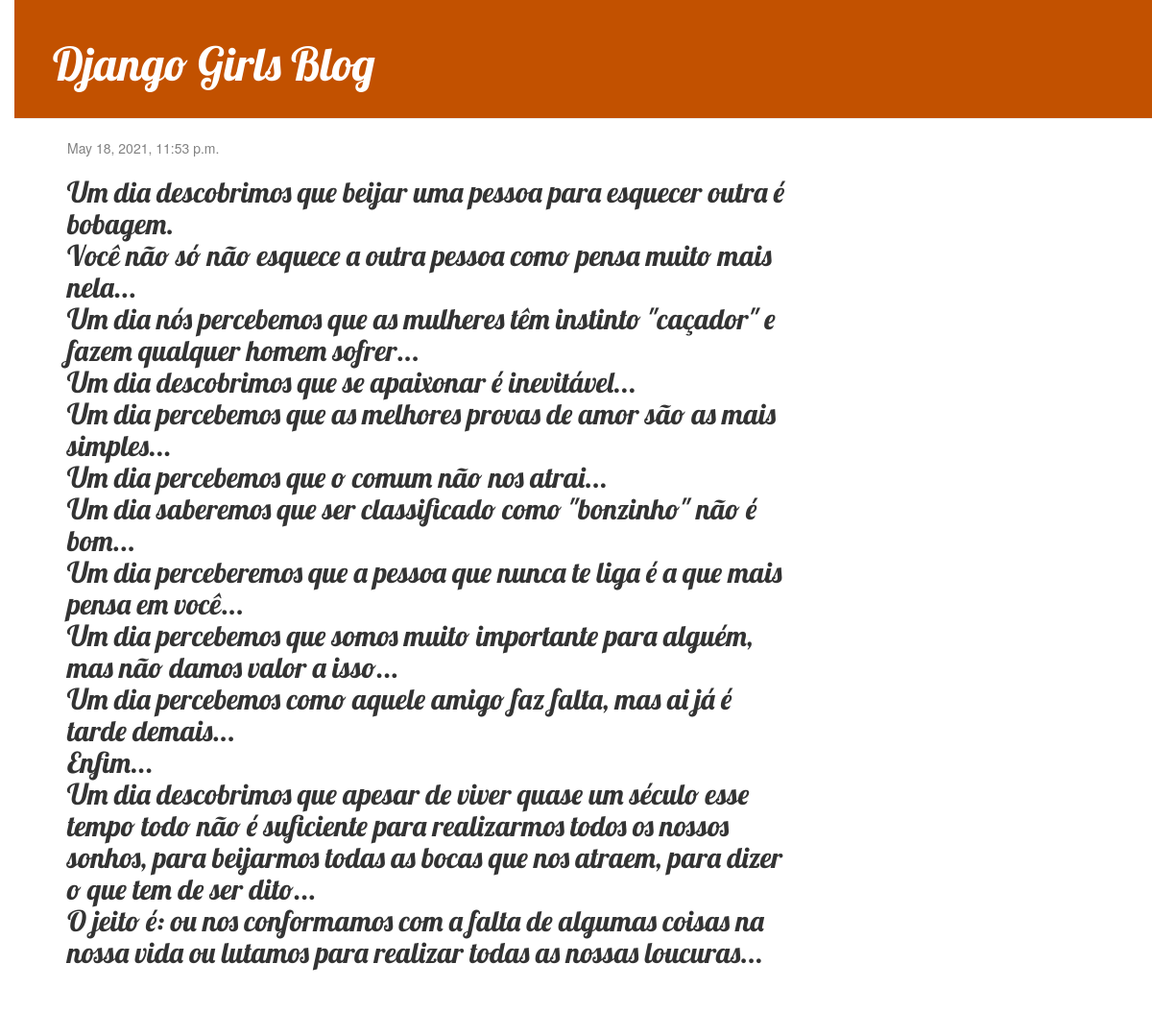
Page /post/6/ on the committed database.
### blog/models.py (models this page shows, shortened)
class Post (models.Model):
    author = models.ForeignKey(settings.AUTH_USER_MODEL , on_delete=models.CASCADE)
    title = models.CharField(max_length=200)
    text = models.TextField()
    created_date = models.DateTimeField(default=timezone.now)
    published_date = models.DateTimeField(blank=True , null=True)

### blog/views.py (the view)
# urls.py: path('post/<int:pk>/', views.post_detail, name='post_detail'),
def post_detail (request, pk):
    post = get_object_or_404(Post, pk=pk)
    return render(request, 'blog/post_detail.html', {'post':post})

### blog/templates/blog/post_detail.html (shortened to what this page needs)
{% extends 'blog/base.html' %}
{% block content %}
    <div class="post">
        {% if post.published_date %}
            <div class="date">
                {{ post.published_date }}
            </div>
        {% endif %}
        <h2>{{ post.text |linebreaksbr }}</h2>
    </div>
{% endblock %}

### blog/static/css/blog.css (style rules this page uses)
body { padding-left: 15px; }
h1, h2, h3, h4 { font-family: 'Lobster', cursive; }
.date { color: #828282; }
.post { margin-bottom: 70px; }

### rows in the picture
Post: published_date "May 18, 2021, 11:53 p.m.", text "Um dia descobrimos que beijar uma pessoa para esquecer outra é bobagem. Você não só não esquece a outra pessoa como pensa muito mais nela... Um dia nós percebemos que as mulheres têm instinto \"caçador\" e fazem qualquer homem sofrer... Um dia descobrimos que se apaixonar é inevitável... Um dia percebemos que as melhores provas de amor são as mais simples... Um dia percebemos que o comum não nos atrai... Um dia saberemos que ser classificado como \"bonzinho\" não é bom... Um dia perceberemos que a pessoa que nunca te liga é a que mais pensa em você... Um dia percebemos que somos muito importante para alguém, mas não damos valor a isso... Um dia percebemos como aquele amigo faz falta, mas ai já…"
